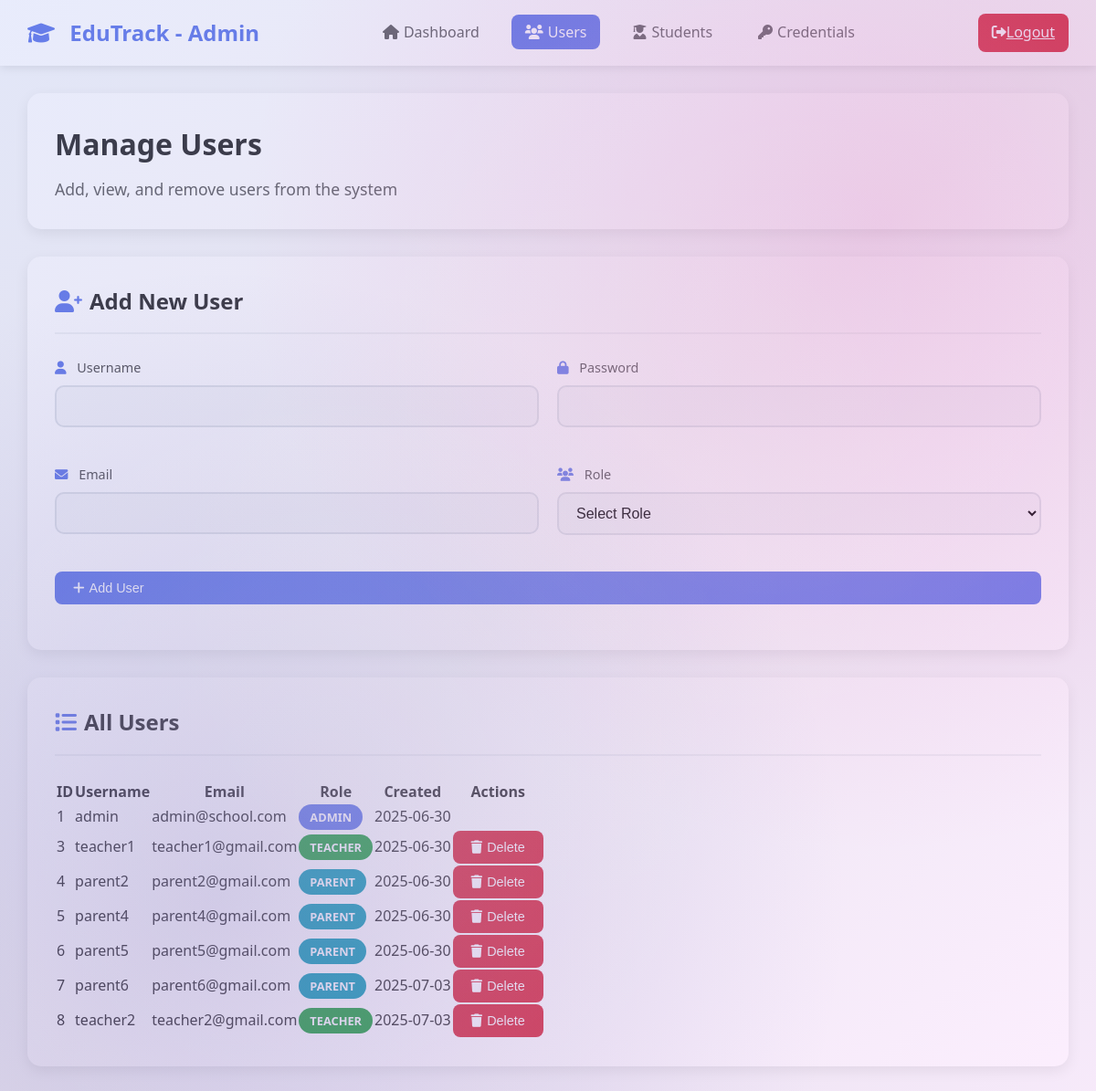
The app's page /admin/users (signed in) with its own data.
### app.py (models this page shows)
class User(db.Model):
    id = db.Column(db.Integer, primary_key=True)
    username = db.Column(db.String(80), unique=True, nullable=False)
    password_hash = db.Column(db.String(120), nullable=False)
    plain_password = db.Column(db.String(120), nullable=True)  # Store plain password for admin
    role = db.Column(db.String(20), nullable=False)  # 'parent', 'teacher', or 'admin'
    email = db.Column(db.String(120), unique=True, nullable=False)
    created_at = db.Column(db.DateTime, default=datetime.utcnow)
    students_as_parent = db.relationship('Student', foreign_keys='Student.parent_id', backref='parent')
    students_as_teacher = db.relationship('Student', foreign_keys='Student.teacher_id', backref='teacher')
    leave_requests_as_parent = db.relationship('LeaveRequest', foreign_keys='LeaveRequest.parent_id', backref='parent_user')
    leave_requests_as_teacher = db.relationship('LeaveRequest', foreign_keys='LeaveRequest.teacher_id', backref='teacher_user')

### app.py (the view)
@app.route('/admin/users')
def admin_users():
    if 'user_id' not in session or session['role'] != 'admin':
        return redirect(url_for('index'))
    users = User.query.all()
    return render_template('admin_users.html', users=users)

### templates/admin_users.html (shortened to what this page needs)
<!DOCTYPE html>
<html lang="en">
<head>
    <link rel="stylesheet" href="/static/css/style.css">
    <link href="https://cdnjs.cloudflare.com/ajax/libs/font-awesome/6.0.0/css/all.min.css" rel="stylesheet">
</head>
<body>
    <div class="dashboard-container">
        <nav class="navbar">
            <a href="/admin" class="navbar-brand">
                <i class="fas fa-graduation-cap"></i>
                EduTrack - Admin
            </a>
            <ul class="navbar-nav">
                <li><a href="/admin" class="nav-link"><i class="fas fa-home"></i>Dashboard</a></li>
                <li><a href="/admin/users" class="nav-link active"><i class="fas fa-users"></i>Users</a></li>
                <li><a href="/admin/students" class="nav-link"><i class="fas fa-user-graduate"></i>Students</a></li>
                <li><a href="/admin/credentials" class="nav-link"><i class="fas fa-key"></i>Credentials</a></li>
            </ul>
            <a href="/logout" class="logout-btn">
                <i class="fas fa-sign-out-alt"></i>Logout
            </a>
        </nav>
        <div class="main-content">
            <div class="dashboard-header">
                <h1>Manage Users</h1>
                <p>Add, view, and remove users from the system</p>
            </div>
            <div class="content-section">
                <div class="section-header">
                    <h2><i class="fas fa-user-plus"></i>Add New User</h2>
                </div>
                <form method="POST" action="/admin/add_user" class="form">
                    <div class="form-row">
                        <div class="form-group">
                            <label for="username">
                                <i class="fas fa-user"></i>
                                Username
                            </label>
                            <input type="text" name="username" id="username" required>
                        </div>
                        <div class="form-group">
                            <label for="password">
                                <i class="fas fa-lock"></i>
                                Password
                            </label>
                            <input type="password" name="password" id="password" required>
                        </div>
                    </div>
                    <div class="form-row">
                        <div class="form-group">
                            <label for="email">
                                <i class="fas fa-envelope"></i>
                                Email
                            </label>
                            <input type="email" name="email" id="email" required>
                        </div>
                        <div class="form-group">
                            <label for="role">
                                <i class="fas fa-users"></i>
                                Role
                            </label>
                            <select name="role" id="role" required>
                                <option value="">Select Role</option>
                            </select>
                        </div>
                    </div>
                    <div class="form-row">
                        <button type="submit" class="btn btn-primary">
                            <i class="fas fa-plus"></i>Add User
                        </button>
                    </div>
                </form>
            </div>
            <div class="content-section">
                <div class="section-header">
                    <h2><i class="fas fa-list"></i>All Users</h2>
                </div>
                <div class="table-container">
                    <table class="data-table">
                        <thead>
                            <tr>
                                <th>ID</th>
                                <th>Username</th>
                                <th>Email</th>
                                <th>Role</th>
                                <th>Created</th>
                                <th>Actions</th>
                            </tr>
                        </thead>
                        <tbody>
                            {% for user in users %}
                            <tr>
                                <td>{{ user.id }}</td>
                                <td>{{ user.username }}</td>
                                <td>{{ user.email }}</td>
                                <td>
                                    <span class="badge badge-{{ 'primary' if user.role == 'admin' else 'success' if user.role == 'teacher' else 'info' }}">
                                        {{ user.role.title() }}
                                    </span>
                                </td>
                                <td>{{ user.created_at.strftime('%Y-%m-%d') }}</td>
                                <td>
                                    {% if user.role == 'teacher' %}
                                    <form method="POST" action="/admin/delete_user/{{ user.id }}" style="display: inline;" onsubmit="return confirm('Are you sure you want to delete this teacher? This action cannot be undone.')">
                                        <button type="submit" class="btn btn-danger btn-sm">
                                            <i class="fas fa-trash"></i>Delete
                                        </button>
                                    </form>
                                    {% elif user.role == 'parent' %}
                                    <form method="POST" action="/admin/delete_user/{{ user.id }}" style="display: inline;" onsubmit="return confirm('Are you sure you want to delete this parent? This will remove their students and related records. This action cannot be undone.')">
                                        <button type="submit" class="btn btn-danger btn-sm">
                                            <i class="fas fa-trash"></i>Delete
                                        </button>
                                    </form>
                                    {% endif %}
                                </td>
                            </tr>
                            {% endfor %}
                        </tbody>
                    </table>
                </div>
            </div>
        </div>
    </div>
</body>
</html>

### static/css/style.css (style rules this page uses)
* { margin: 0; padding: 0; box-sizing: border-box; }
body { font-family: 'Segoe UI', Tahoma, Geneva, Verdana, sans-serif; background: linear-gradient(rgba(255, 255, 255, 0.7), rgba(255, 255, 255, 0.7)), url('https://images.unsplash.com/photo-1541339907198-e08756dedf3f?w=1920&h=1080&fit=crop') center/cover no-repeat; min-height: 100vh; color: #333; line-height: 1.6; position: relative; overflow-x: hidden; }
body::before { content: ''; position: absolute; top: 0; left: 0; right: 0; bottom: 0; background: linear-gradient(135deg, rgba(102, 126, 234, 0.15) 0%, rgba(118, 75, 162, 0.15) 50%, rgba(240, 147, 251, 0.15) 100%), radial-gradient(circle at 20% 80%, rgba(120, 119, 198, 0.25) 0%, transparent 50%), radial-gradient(circle at 80% 20%, rgba(255, 119, 198, 0.25) 0%, transparent 50%); pointer-events: none; animation: backgroundShift 20s ease-in-out infinite; }
body::after { content: ''; position: absolute; top: 0; left: 0; right: 0; bottom: 0; background: radial-gradient(circle at 30% 70%, rgba(255, 255, 255, 0.1) 0%, transparent 40%), radial-gradient(circle at 70% 30%, rgba(255, 255, 255, 0.1) 0%, transparent 40%), radial-gradient(circle at 50% 50%, rgba(255, 255, 255, 0.05) 0%, transparent 60%); pointer-events: none; animation: lightShift 15s ease-in-out infinite reverse; }
.form-group { margin-bottom: 20px; }
.form-group label { display: block; margin-bottom: 8px; color: #555; font-weight: 500; font-size: 0.9rem; }
.form-group label i { margin-right: 8px; color: #667eea; }
.form-group input, .form-group select { width: 100%; padding: 12px 15px; border: 2px solid #e1e5e9; border-radius: 10px; font-size: 1rem; transition: all 0.3s ease; background: #f8f9fa; }
.dashboard-container { min-height: 100vh; background: #f8f9fa; }
.navbar { background: white; box-shadow: 0 2px 10px rgba(0, 0, 0, 0.1); padding: 15px 30px; display: flex; justify-content: space-between; align-items: center; }
.navbar-brand { font-size: 1.5rem; font-weight: 600; color: #667eea; text-decoration: none; }
.navbar-brand i { margin-right: 10px; }
.navbar-nav { display: flex; list-style: none; gap: 20px; }
.nav-link { color: #666; text-decoration: none; padding: 8px 15px; border-radius: 8px; transition: all 0.3s ease; font-weight: 500; }
.nav-link:hover, .nav-link.active { background: #667eea; color: white; }
.nav-link i { margin-right: 5px; }
.logout-btn { background: #dc3545; color: white; border: none; padding: 8px 15px; border-radius: 8px; cursor: pointer; font-weight: 500; transition: all 0.3s ease; }
.main-content { padding: 30px; max-width: 1200px; margin: 0 auto; }
.dashboard-header { background: white; border-radius: 15px; padding: 30px; margin-bottom: 30px; box-shadow: 0 5px 15px rgba(0, 0, 0, 0.08); }
.dashboard-header h1 { color: #333; margin-bottom: 10px; font-size: 2rem; }
.dashboard-header p { color: #666; font-size: 1.1rem; }
.badge { padding: 5px 12px; border-radius: 20px; font-size: 0.8rem; font-weight: 600; text-transform: uppercase; }
.badge-primary { background-color: #667eea; color: white; }
.badge-success { background-color: #28a745; color: white; }
.badge-info { background-color: #17a2b8; color: white; }
.btn-sm { padding: 5px 10px; font-size: 0.8rem; }
.content-section { background: white; border-radius: 15px; padding: 30px; margin-bottom: 30px; box-shadow: 0 5px 15px rgba(0, 0, 0, 0.08); }
.section-header { display: flex; justify-content: space-between; align-items: center; margin-bottom: 25px; padding-bottom: 15px; border-bottom: 2px solid #f1f3f4; }
.section-header h2 { color: #333; font-size: 1.5rem; font-weight: 600; }
.section-header i { color: #667eea; margin-right: 8px; }
.btn { padding: 10px 20px; border: none; border-radius: 8px; cursor: pointer; font-weight: 500; text-decoration: none; display: inline-flex; align-items: center; transition: all 0.3s ease; font-size: 0.9rem; }
.btn-primary { background: #667eea; color: white; }
.btn-danger { background: #dc3545; color: white; }
.btn i { margin-right: 5px; }
.table-container { overflow-x: auto; }
.form-row { display: grid; grid-template-columns: repeat(auto-fit, minmax(200px, 1fr)); gap: 20px; margin-bottom: 20px; }

### records on screen
User: id "1", username "admin", email "admin@school.com", role "ADMIN", created_at "2025-06-30"
User: id "3", username "teacher1", email "teacher1@gmail.com", role "TEACHER", created_at "2025-06-30"
User: id "4", username "parent2", email "parent2@gmail.com", role "PARENT", created_at "2025-06-30"
User: id "5", username "parent4", email "parent4@gmail.com", role "PARENT", created_at "2025-06-30"
User: id "6", username "parent5", email "parent5@gmail.com", role "PARENT", created_at "2025-06-30"
User: id "7", username "parent6", email "parent6@gmail.com", role "PARENT", created_at "2025-07-03"
User: id "8", username "teacher2", email "teacher2@gmail.com", role "TEACHER", created_at "2025-07-03"
